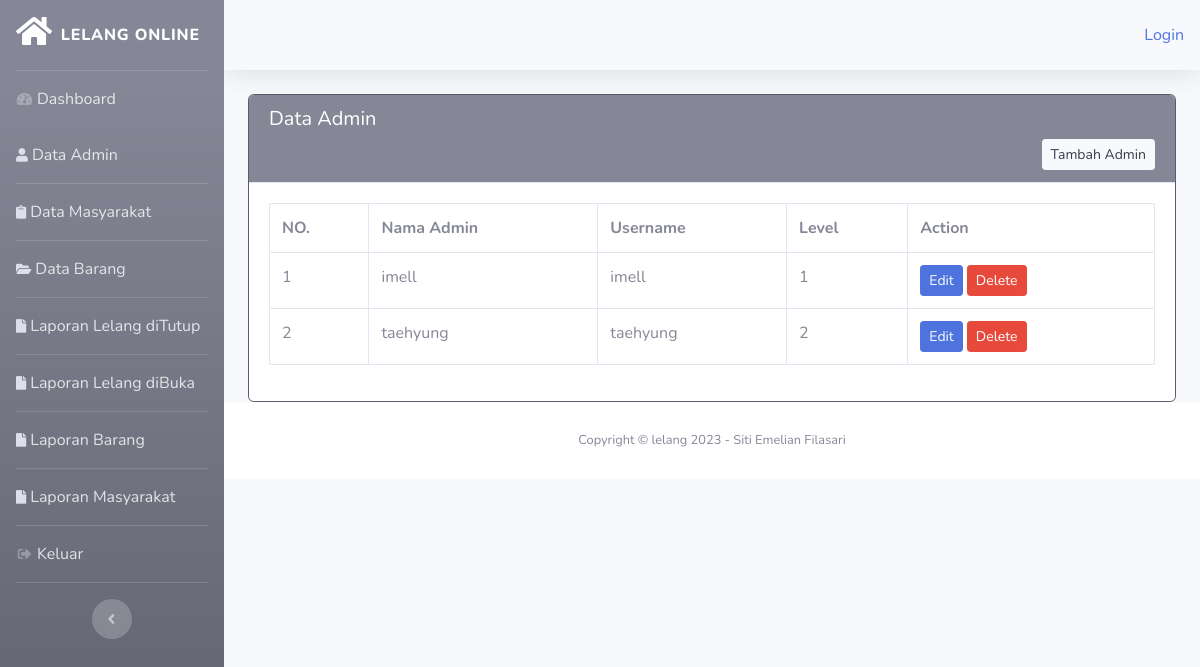
/index.php/admin/data_admin, run on the app's committed database.
### tables this page shows
CREATE TABLE `tb_petugas` (
  `id_petugas` int(10) UNSIGNED NOT NULL,
  `nama_petugas` varchar(25) NOT NULL,
  `username` varchar(25) NOT NULL,
  `password` varchar(96) NOT NULL,
  `id_level` int(11) UNSIGNED NOT NULL
);

### application/controllers/admin/Data_admin.php (called while the page is built, shortened)
<?php
class Data_admin extends CI_Controller
{
	function __construct()
	{
		$this->load->model('Barang_model');
	}
	public function index()
	{
		$data['tb_petugas'] = $this->Barang_model->tampil_data_admin()->result();
		$this->load->view('templates_admin/header', $data);
		$this->load->view('templates_admin/sidebar', $data);
		$this->load->view('admin/data_admin/data_admin', $data);
		$this->load->view('templates_admin/footer');
	}
}

### index.php (called while the page is built, shortened)
<?php
require_once BASEPATH.'core/CodeIgniter.php';

### application/models/Barang_model.php (called while the page is built, shortened)
<?php
class Barang_model extends CI_Model
{
	function tampil_data_admin()
	{
		return $this->db->get('tb_petugas');
	}
}

### application/views/admin/data_admin/data_admin.php (the view, shortened to what this page needs)
<div class="container">
	<div class="row">
		<div class="col-md-12">
			<div class="card border-dark">
				<div class="card-header bg-secondary text-white">
					<h5>Data Admin<h5>
							<a href="<?php echo base_url('admin/data_admin/tambah_admin') ?>"
							class="btn btn-sm btn-light float-right">Tambah Admin</a>
				</div>
				<div class="card-body">
					<div class="table-responsive">
						<table class="table table-hover table-bordered">
							<tr>
								<th>NO.</th>
								<th>Nama Admin</th>
								<th>Username</th>
								<th>Level</th>
								<th>Action</th>
							</tr>
							<?php $i = 1;
							foreach ($tb_petugas as $ptgs) : ?>
								<tr>
									<td><?php echo $i; ?></td>
									<td><?php echo $ptgs->nama_petugas; ?></td>
									<td><?php echo $ptgs->username; ?></td>
									<td><?php echo $ptgs->id_level ?></td>
									<td>
										<a href="<?php echo base_url('admin/data_admin/edit/' . $ptgs->id_petugas) ?>"
										class="btn btn-sm btn-primary">Edit</a>
										<button onclick="hapusAdmin('<?= base_url('admin/data_admin/delete/' . $ptgs->id_petugas) ?>')"
										class="btn btn-danger tombol-hapus btn-sm">Delete</button>
									</td>
								</tr>
							<?php $i++;
							endforeach; ?>
						</table>
					</div>
				</div>
			</div>
		</div>
	</div>
</div>

### data on the page
tb_petugas: nama_petugas "imell", username "imell", id_level "1"
tb_petugas: nama_petugas "taehyung", username "taehyung", id_level "2"

### other printed values
anchor('auth/login', 'Login') "Login"
